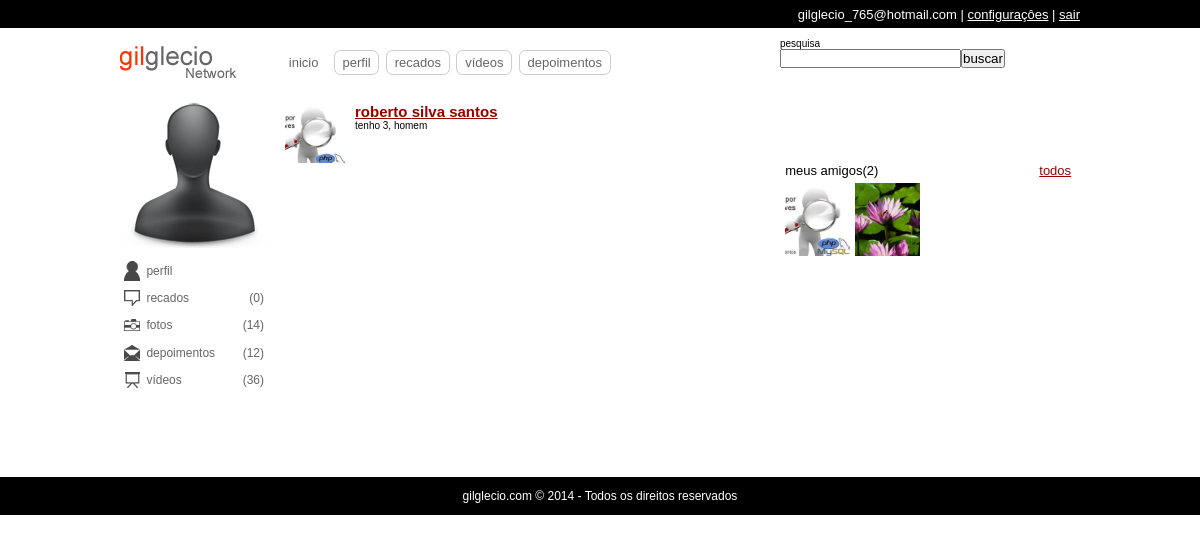
/busca.php?s=roberto (signed in), run on the app's committed database.
### tables this page shows
CREATE TABLE IF NOT EXISTS `usuarios` (
  `id` int(11) NOT NULL AUTO_INCREMENT,
  `email` varchar(64) NOT NULL,
  `senha` varchar(128) NOT NULL,
  `nome` varchar(32) NOT NULL,
  `sobrenome` varchar(64) NOT NULL,
  `nascimento` date NOT NULL,
  `sexo` varchar(10) NOT NULL,
  `imagem` varchar(128) DEFAULT NULL,
  `status` int(1) NOT NULL DEFAULT '0',
  `cadastro` date NOT NULL,
  `nivel` int(1) NOT NULL DEFAULT '0',
  PRIMARY KEY (`id`)
);

### classes/DB.class.php (called while the page is built, shortened)
<?php
	class DB{
		private static $conn;
		static function getConn(){
			if(is_null(self::$conn)){
				self::$conn = new PDO('mysql:host=localhost;dbname=aularedesocial','root','123');
				self::$conn->setAttribute(PDO::ATTR_ERRMODE,PDO::ERRMODE_EXCEPTION);
			}
			return self::$conn;
		}
	}

### classes/Amisade.class.php (called while the page is built, shortened)
<?php
	class Amisade extends DB{
		static function list_amigos($idExtrangeiro){
			$selAmigos= self::getConn()->prepare('SELECT u.id, u.nome, u.sobrenome, u.imagem FROM usuarios u INNER JOIN amisade a ON (((u.id=a.de) AND (a.para=?)) OR ((u.id=a.para) AND (a.de=?))) AND a.status=1');
			$selAmigos->execute(array($idExtrangeiro,$idExtrangeiro));
			$d['num'] = $selAmigos->rowCount();
			$d['dados'] = $selAmigos->fetchAll();
			return $d;
		}
		static function strIdAmigos($amigos){
			$ids = array();
			foreach ($amigos as $value) {
				array_push($ids, $value['id']);
			}
			return implode(',', $ids);
		}
	}

### busca.php (the view)
<?php include('includes/header.php'); ?>
        <div id="amarra-center-left">
            <div class="center" id="busca">
            <?php
				if(isset($_GET['s']) AND $_GET['s']<>''){
					$explode = explode(' ',$_GET['s']);
					$numP = count($explode);
					if($numP==1){
						$busca = ' `nome` LIKE :nome ';
					}else{
						$busca = ' `nome`=:nome  AND `sobrenome` LIKE :sobrenome ';
					}
					$buscar = DB::getConn()->prepare("SELECT * FROM `usuarios` WHERE $busca");
					if($numP==1){
						$buscar->bindValue(":nome",'%'.$explode[0].'%',PDO::PARAM_STR);
					}else{
						$buscar->bindValue(":nome",$explode[0],PDO::PARAM_STR);
						$buscar->bindValue(":sobrenome",'%'.$explode[1].'%',PDO::PARAM_STR);
					}
					$buscar->execute();
					if($buscar->rowCount()>0){
						echo '<ul>';
						while($resbusca=$buscar->fetch(PDO::FETCH_ASSOC)){
							if($resbusca['id']<>$user_id){
								$idade = (date('Y')-date('Y',strtotime($resbusca['nascimento'])));
								$idade = ($idade==0) ? '' : 'tenho '.$idade.', ';
								$genero = ($resbusca['sexo']=='feminino') ? 'mulher' : 'homem';
								echo '<li><span><img src="uploads/usuarios/'.user_img($resbusca['imagem']).'" /></span>
								<h2><a href="perfil.php?uid='.$resbusca['id'].'">'.$resbusca['nome'].' '.$resbusca['sobrenome'].'</a></h2>
								<p>'.$idade.$genero.'</p></li>';
							}
						}
						echo '</ul>';
					}
				}else{
					echo 'Sem resultados';
				}
			?>
            </div>
            <div class="right">
                <?php include('includes/amigos.php'); ?>
            </div>
        </div>
<?php include('includes/footer.php'); ?>

### includes/amigos.php (shortened to what this page needs)
<div class="blocos" id="publicidade">
</div>
<div class="blocos" id="meus-amigos">
    <span>meus amigos(<?php echo $list_amigos['num'] ?>) <a href="#">todos</a></span>
    <ul>
    	<?php
		if($list_amigos['num']>0){
			foreach($list_amigos['dados'] as $resAmigos){
				echo '<li><span><a href="perfil.php?uid='.$resAmigos[0].'"><img src="uploads/usuarios/'.user_img($resAmigos[3]).'" alt="" title="'.$resAmigos[1].' '.$resAmigos[2].'" /></a></span></li>';
			}
		}else{
			echo 'Você não tem amigos';
		}
		?>
    </ul>
</div>

### estilos/template.css (style rules this page uses)
* { margin:0; padding:0; }
body { background:url(../uploads/tema/default.jpg) center fixed; font:62.5% "Trebuchet MS", Arial, Helvetica, sans-serif; text-align:center; }
img { display:block; }
a { color:#900; }
div.center { width:489.999px; margin:0 1em; }
div.right { width:299.999px; }
div.left, div.center, div.right { min-height:50px; float:left; }
div.blocos { width:100%; min-height:50px; margin-bottom:1em; clear:both; background:#fff; }
div#content .blocos { width:auto; }
div#meus-amigos { padding:0.2em; overflow:hidden; font-size:1.3em; }
div#meus-amigos span { width:97%; display:block; padding:0.2em; }
div#meus-amigos span a { float:right; }
div#meus-amigos ul { width:298px; height:281px; overflow-y:scroll; list-style:none; }
div#meus-amigos ul li { display:inline; float:left; }
div#meus-amigos ul li span { width:65px; height:70px; overflow:hidden; }
div#meus-amigos ul li img { width:100%; }
div#busca ul li { background:#FFF; margin-bottom:3px; overflow:hidden; list-style:none; padding:5px; }
div#busca ul li span { width:60px; height:60px; overflow:hidden; float:left; margin-right:10px; }
div#busca ul li img { width:100%; }

### data on the page
usuarios: imagem (picture), nome "roberto", sobrenome "silva santos", nascimento "tenho 3,", sexo "homem"
usuarios: imagem (picture)

### other printed values
$_SESSION['socialbigui_usuario'] "gilglecio_765@hotmail.com"
$recados['num'] "0"
Albuns::totalFotos($idExtrangeiro) "14"
$list_amigos['num'] "2"
